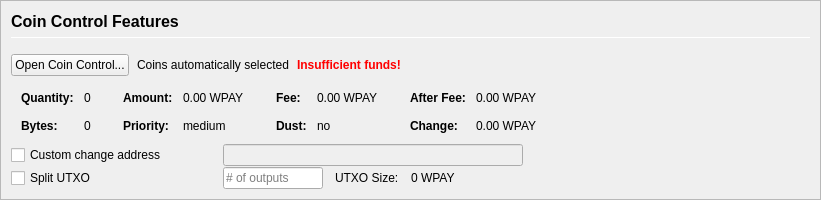
         <widget class="QFrame" name="frameCoinControl">
          <property name="sizePolicy">
           <sizepolicy hsizetype="Expanding" vsizetype="Expanding">
            <horstretch>0</horstretch>
            <verstretch>0</verstretch>
           </sizepolicy>
          </property>
          <property name="maximumSize">
           <size>
            <width>16777215</width>
            <height>16777215</height>
           </size>
          </property>
          <property name="frameShape">
           <enum>QFrame::StyledPanel</enum>
          </property>
          <property name="frameShadow">
           <enum>QFrame::Sunken</enum>
          </property>
          <layout class="QVBoxLayout" name="verticalLayoutCoinControl2">
           <property name="spacing">
            <number>0</number>
           </property>
           <property name="leftMargin">
            <number>0</number>
           </property>
           <property name="topMargin">
            <number>0</number>
           </property>
           <property name="rightMargin">
            <number>0</number>
           </property>
           <property name="bottomMargin">
            <number>0</number>
           </property>
           <item>
            <widget class="QFrame" name="frameCoinControl_BG">
             <layout class="QVBoxLayout" name="verticalLayoutCoinControl" stretch="0,0,0,0,0,0">
              <property name="spacing">
               <number>1</number>
              </property>
              <property name="leftMargin">
               <number>10</number>
              </property>
              <property name="topMargin">
               <number>10</number>
              </property>
              <item>
               <layout class="QHBoxLayout" name="horizontalLayoutCoinControl1">
                <property name="bottomMargin">
                 <number>15</number>
                </property>
                <item>
                 <layout class="QVBoxLayout" name="verticalLayout_3">
                  <property name="spacing">
                   <number>6</number>
                  </property>
                  <item>
                   <widget class="QLabel" name="labelCoinControlFeatures">
                    <property name="sizePolicy">
                     <sizepolicy hsizetype="Preferred" vsizetype="Maximum">
                      <horstretch>0</horstretch>
                      <verstretch>0</verstretch>
                     </sizepolicy>
                    </property>
                    <property name="minimumSize">
                     <size>
                      <width>0</width>
                      <height>20</height>
                     </size>
                    </property>
                    <property name="font">
                     <font>
                      <pointsize>12</pointsize>
                      <weight>75</weight>
                      <bold>true</bold>
                     </font>
                    </property>
                    <property name="styleSheet">
                     <string notr="true">font-weight:bold;</string>
                    </property>
                    <property name="text">
                     <string>Coin Control Features</string>
                    </property>
                   </widget>
                  </item>
                  <item>
                   <widget class="Line" name="line">
                    <property name="minimumSize">
                     <size>
                      <width>0</width>
                      <height>1</height>
                     </size>
                    </property>
                    <property name="maximumSize">
                     <size>
                      <width>16777215</width>
                      <height>1</height>
                     </size>
                    </property>
                    <property name="orientation">
                     <enum>Qt::Horizontal</enum>
                    </property>
                   </widget>
                  </item>
                 </layout>
                </item>
               </layout>
              </item>
              <item>
               <layout class="QHBoxLayout" name="horizontalLayoutCoinControl2" stretch="0,0,0,0">
                <property name="spacing">
                 <number>8</number>
                </property>
                <property name="bottomMargin">
                 <number>10</number>
                </property>
                <item>
                 <widget class="QPushButton" name="pushButtonCoinControl">
                  <property name="styleSheet">
                   <string notr="true"/>
                  </property>
                  <property name="text">
                   <string>Open Coin Control...</string>
                  </property>
                  <property name="autoDefault">
                   <bool>false</bool>
                  </property>
                 </widget>
                </item>
                <item>
                 <widget class="QLabel" name="labelCoinControlAutomaticallySelected">
                  <property name="text">
                   <string>Coins automatically selected</string>
                  </property>
                  <property name="margin">
                   <number>5</number>
                  </property>
                 </widget>
                </item>
                <item>
                 <widget class="QLabel" name="labelCoinControlInsuffFunds">
                  <property name="font">
                   <font>
                    <weight>75</weight>
                    <bold>true</bold>
                   </font>
                  </property>
                  <property name="styleSheet">
                   <string notr="true">color:red;font-weight:bold;</string>
                  </property>
                  <property name="text">
                   <string>Insufficient funds!</string>
                  </property>
                  <property name="margin">
                   <number>5</number>
                  </property>
                 </widget>
                </item>
                <item>
                 <spacer name="horizontalSpacerCoinControl">
                  <property name="orientation">
                   <enum>Qt::Horizontal</enum>
                  </property>
                  <property name="sizeHint" stdset="0">
                   <size>
                    <width>40</width>
                    <height>1</height>
                   </size>
                  </property>
                 </spacer>
                </item>
               </layout>
              </item>
              <item>
               <widget class="QWidget" name="widgetCoinControl" native="true">
                <property name="sizePolicy">
                 <sizepolicy hsizetype="Preferred" vsizetype="Preferred">
                  <horstretch>0</horstretch>
                  <verstretch>0</verstretch>
                 </sizepolicy>
                </property>
                <property name="minimumSize">
                 <size>
                  <width>0</width>
                  <height>0</height>
                 </size>
                </property>
                <property name="styleSheet">
                 <string notr="true"/>
                </property>
                <layout class="QHBoxLayout" name="horizontalLayoutCoinControl5">
                 <property name="leftMargin">
                  <number>0</number>
                 </property>
                 <property name="topMargin">
                  <number>0</number>
                 </property>
                 <property name="rightMargin">
                  <number>0</number>
                 </property>
                 <property name="bottomMargin">
                  <number>0</number>
                 </property>
                 <item>
                  <layout class="QHBoxLayout" name="horizontalLayoutCoinControl3" stretch="0,0,0,1">
                   <property name="spacing">
                    <number>20</number>
                   </property>
                   <property name="topMargin">
                    <number>0</number>
                   </property>
                   <property name="bottomMargin">
                    <number>10</number>
                   </property>
                   <item>
                    <layout class="QFormLayout" name="formLayoutCoinControl1">
                     <property name="horizontalSpacing">
                      <number>10</number>
                     </property>
                     <property name="verticalSpacing">
                      <number>14</number>
                     </property>
                     <property name="leftMargin">
                      <number>10</number>
                     </property>
                     <property name="topMargin">
                      <number>4</number>
                     </property>
                     <property name="rightMargin">
                      <number>6</number>
                     </property>
                     <item row="0" column="0">
                      <widget class="QLabel" name="labelCoinControlQuantityText">
                       <property name="font">
                        <font>
                         <weight>75</weight>
                         <bold>true</bold>
                        </font>
                       </property>
                       <property name="text">
                        <string>Quantity:</string>
                       </property>
                       <property name="margin">
                        <number>0</number>
                       </property>
                      </widget>
                     </item>
                     <item row="0" column="1">
                      <widget class="QLabel" name="labelCoinControlQuantity">
                       <property name="cursor">
                        <cursorShape>IBeamCursor</cursorShape>
                       </property>
                       <property name="contextMenuPolicy">
                        <enum>Qt::ActionsContextMenu</enum>
                       </property>
                       <property name="text">
                        <string notr="true">0</string>
                       </property>
                       <property name="margin">
                        <number>0</number>
                       </property>
                       <property name="textInteractionFlags">
                        <set>Qt::LinksAccessibleByMouse|Qt::TextSelectableByKeyboard|Qt::TextSelectableByMouse</set>
                       </property>
                      </widget>
                     </item>
                     <item row="1" column="0">
                      <widget class="QLabel" name="labelCoinControlBytesText">
                       <property name="font">
                        <font>
                         <weight>75</weight>
                         <bold>true</bold>
                        </font>
                       </property>
                       <property name="text">
                        <string>Bytes:</string>
                       </property>
                      </widget>
                     </item>
                     <item row="1" column="1">
                      <widget class="QLabel" name="labelCoinControlBytes">
                       <property name="cursor">
                        <cursorShape>IBeamCursor</cursorShape>
                       </property>
                       <property name="contextMenuPolicy">
                        <enum>Qt::ActionsContextMenu</enum>
                       </property>
                       <property name="text">
                        <string notr="true">0</string>
                       </property>
                       <property name="textInteractionFlags">
                        <set>Qt::LinksAccessibleByMouse|Qt::TextSelectableByKeyboard|Qt::TextSelectableByMouse</set>
                       </property>
                      </widget>
                     </item>
                    </layout>
                   </item>
                   <item>
                    <layout class="QFormLayout" name="formLayoutCoinControl2">
                     <property name="horizontalSpacing">
                      <number>10</number>
                     </property>
                     <property name="verticalSpacing">
                      <number>14</number>
                     </property>
                     <property name="leftMargin">
                      <number>6</number>
                     </property>
                     <property name="topMargin">
                      <number>4</number>
                     </property>
                     <property name="rightMargin">
                      <number>6</number>
                     </property>
                     <item row="0" column="0">
                      <widget class="QLabel" name="labelCoinControlAmountText">
                       <property name="font">
                        <font>
                         <weight>75</weight>
                         <bold>true</bold>
                        </font>
                       </property>
                       <property name="text">
                        <string>Amount:</string>
                       </property>
                       <property name="margin">
                        <number>0</number>
                       </property>
                      </widget>
                     </item>
                     <item row="0" column="1">
                      <widget class="QLabel" name="labelCoinControlAmount">
                       <property name="cursor">
                        <cursorShape>IBeamCursor</cursorShape>
                       </property>
                       <property name="contextMenuPolicy">
                        <enum>Qt::ActionsContextMenu</enum>
                       </property>
                       <property name="text">
                        <string notr="true">0.00 WPAY</string>
                       </property>
                       <property name="textInteractionFlags">
                        <set>Qt::LinksAccessibleByMouse|Qt::TextSelectableByKeyboard|Qt::TextSelectableByMouse</set>
                       </property>
                      </widget>
                     </item>
                     <item row="1" column="0">
                      <widget class="QLabel" name="labelCoinControlPriorityText">
                       <property name="font">
                        <font>
                         <weight>75</weight>
                         <bold>true</bold>
                        </font>
                       </property>
                       <property name="text">
                        <string>Priority:</string>
                       </property>
                      </widget>
                     </item>
                     <item row="1" column="1">
                      <widget class="QLabel" name="labelCoinControlPriority">
                       <property name="cursor">
                        <cursorShape>IBeamCursor</cursorShape>
                       </property>
                       <property name="contextMenuPolicy">
                        <enum>Qt::ActionsContextMenu</enum>
                       </property>
                       <property name="text">
                        <string>medium</string>
                       </property>
                       <property name="textInteractionFlags">
                        <set>Qt::LinksAccessibleByMouse|Qt::TextSelectableByKeyboard|Qt::TextSelectableByMouse</set>
                       </property>
                      </widget>
                     </item>
                    </layout>
                   </item>
                   <item>
                    <layout class="QFormLayout" name="formLayoutCoinControl3">
                     <property name="horizontalSpacing">
                      <number>10</number>
                     </property>
                     <property name="verticalSpacing">
                      <number>14</number>
                     </property>
                     <property name="leftMargin">
                      <number>6</number>
                     </property>
                     <property name="topMargin">
                      <number>4</number>
                     </property>
                     <property name="rightMargin">
                      <number>6</number>
                     </property>
                     <item row="0" column="0">
                      <widget class="QLabel" name="labelCoinControlFeeText">
                       <property name="font">
                        <font>
                         <weight>75</weight>
                         <bold>true</bold>
                        </font>
                       </property>
                       <property name="text">
                        <string>Fee:</string>
                       </property>
                       <property name="margin">
                        <number>0</number>
                       </property>
                      </widget>
                     </item>
                     <item row="0" column="1">
                      <widget class="QLabel" name="labelCoinControlFee">
                       <property name="cursor">
                        <cursorShape>IBeamCursor</cursorShape>
                       </property>
                       <property name="contextMenuPolicy">
                        <enum>Qt::ActionsContextMenu</enum>
                       </property>
                       <property name="text">
                        <string notr="true">0.00 WPAY</string>
                       </property>
                       <property name="textInteractionFlags">
                        <set>Qt::LinksAccessibleByMouse|Qt::TextSelectableByKeyboard|Qt::TextSelectableByMouse</set>
                       </property>
                      </widget>
                     </item>
                     <item row="1" column="0">
                      <widget class="QLabel" name="labelCoinControlLowOutputText">
                       <property name="font">
                        <font>
                         <weight>75</weight>
                         <bold>true</bold>
                        </font>
                       </property>
                       <property name="text">
                        <string>Dust:</string>
                       </property>
                      </widget>
                     </item>
                     <item row="1" column="1">
                      <widget class="QLabel" name="labelCoinControlLowOutput">
                       <property name="cursor">
                        <cursorShape>IBeamCursor</cursorShape>
                       </property>
                       <property name="contextMenuPolicy">
                        <enum>Qt::ActionsContextMenu</enum>
                       </property>
                       <property name="text">
                        <string>no</string>
                       </property>
                       <property name="textInteractionFlags">
                        <set>Qt::LinksAccessibleByMouse|Qt::TextSelectableByKeyboard|Qt::TextSelectableByMouse</set>
                       </property>
                      </widget>
                     </item>
                    </layout>
                   </item>
                   <item>
                    <layout class="QFormLayout" name="formLayoutCoinControl4">
                     <property name="horizontalSpacing">
                      <number>10</number>
                     </property>
                     <property name="verticalSpacing">
                      <number>14</number>
                     </property>
                     <property name="leftMargin">
                      <number>6</number>
                     </property>
                     <property name="topMargin">
                      <number>4</number>
                     </property>
                     <property name="rightMargin">
                      <number>6</number>
                     </property>
                     <item row="0" column="0">
                      <widget class="QLabel" name="labelCoinControlAfterFeeText">
                       <property name="font">
                        <font>
                         <weight>75</weight>
                         <bold>true</bold>
                        </font>
                       </property>
                       <property name="text">
                        <string>After Fee:</string>
                       </property>
                       <property name="margin">
                        <number>0</number>
                       </property>
                      </widget>
                     </item>
                     <item row="0" column="1">
                      <widget class="QLabel" name="labelCoinControlAfterFee">
                       <property name="cursor">
                        <cursorShape>IBeamCursor</cursorShape>
                       </property>
                       <property name="contextMenuPolicy">
                        <enum>Qt::ActionsContextMenu</enum>
                       </property>
                       <property name="text">
                        <string notr="true">0.00 WPAY</string>
                       </property>
                       <property name="textInteractionFlags">
                        <set>Qt::LinksAccessibleByMouse|Qt::TextSelectableByKeyboard|Qt::TextSelectableByMouse</set>
                       </property>
                      </widget>
                     </item>
                     <item row="1" column="0">
                      <widget class="QLabel" name="labelCoinControlChangeText">
                       <property name="font">
                        <font>
                         <weight>75</weight>
                         <bold>true</bold>
                        </font>
                       </property>
                       <property name="text">
                        <string>Change:</string>
                       </property>
                      </widget>
                     </item>
                     <item row="1" column="1">
                      <widget class="QLabel" name="labelCoinControlChange">
                       <property name="cursor">
                        <cursorShape>IBeamCursor</cursorShape>
                       </property>
                       <property name="contextMenuPolicy">
                        <enum>Qt::ActionsContextMenu</enum>
                       </property>
                       <property name="text">
                        <string notr="true">0.00 WPAY</string>
                       </property>
                       <property name="textInteractionFlags">
                        <set>Qt::LinksAccessibleByMouse|Qt::TextSelectableByKeyboard|Qt::TextSelectableByMouse</set>
                       </property>
                      </widget>
                     </item>
                    </layout>
                   </item>
                  </layout>
                 </item>
                </layout>
               </widget>
              </item>
              <item>
               <layout class="QHBoxLayout" name="horizontalLayoutCoinControl4">
                <property name="spacing">
                 <number>12</number>
                </property>
                <property name="sizeConstraint">
                 <enum>QLayout::SetDefaultConstraint</enum>
                </property>
                <property name="topMargin">
                 <number>0</number>
                </property>
                <property name="rightMargin">
                 <number>0</number>
                </property>
                <item>
                 <widget class="QCheckBox" name="checkBoxCoinControlChange">
                  <property name="sizePolicy">
                   <sizepolicy hsizetype="Preferred" vsizetype="Preferred">
                    <horstretch>0</horstretch>
                    <verstretch>0</verstretch>
                   </sizepolicy>
                  </property>
                  <property name="minimumSize">
                   <size>
                    <width>200</width>
                    <height>0</height>
                   </size>
                  </property>
                  <property name="maximumSize">
                   <size>
                    <width>200</width>
                    <height>16777215</height>
                   </size>
                  </property>
                  <property name="toolTip">
                   <string>If this is activated, but the change address is empty or invalid, change will be sent to a newly generated address.</string>
                  </property>
                  <property name="text">
                   <string>Custom change address</string>
                  </property>
                 </widget>
                </item>
                <item>
                 <widget class="QValidatedLineEdit" name="lineEditCoinControlChange">
                  <property name="enabled">
                   <bool>false</bool>
                  </property>
                  <property name="sizePolicy">
                   <sizepolicy hsizetype="Preferred" vsizetype="Preferred">
                    <horstretch>0</horstretch>
                    <verstretch>0</verstretch>
                   </sizepolicy>
                  </property>
                  <property name="minimumSize">
                   <size>
                    <width>300</width>
                    <height>0</height>
                   </size>
                  </property>
                 </widget>
                </item>
                <item>
                 <widget class="QLabel" name="labelCoinControlChangeLabel">
                  <property name="sizePolicy">
                   <sizepolicy hsizetype="Preferred" vsizetype="Preferred">
                    <horstretch>0</horstretch>
                    <verstretch>0</verstretch>
                   </sizepolicy>
                  </property>
                  <property name="minimumSize">
                   <size>
                    <width>100</width>
                    <height>0</height>
                   </size>
                  </property>
                  <property name="text">
                   <string/>
                  </property>
                  <property name="margin">
                   <number>3</number>
                  </property>
                 </widget>
                </item>
               </layout>
              </item>
              <item>
               <layout class="QHBoxLayout" name="horizontalLayoutCoinControl6">
                <property name="spacing">
                 <number>12</number>
                </property>
                <property name="rightMargin">
                 <number>0</number>
                </property>
                <item>
                 <widget class="QCheckBox" name="splitBlockCheckBox">
                  <property name="sizePolicy">
                   <sizepolicy hsizetype="Preferred" vsizetype="Preferred">
                    <horstretch>0</horstretch>
                    <verstretch>0</verstretch>
                   </sizepolicy>
                  </property>
                  <property name="minimumSize">
                   <size>
                    <width>200</width>
                    <height>0</height>
                   </size>
                  </property>
                  <property name="maximumSize">
                   <size>
                    <width>200</width>
                    <height>16777215</height>
                   </size>
                  </property>
                  <property name="text">
                   <string>Split UTXO</string>
                  </property>
                 </widget>
                </item>
                <item>
                 <widget class="QLineEdit" name="splitBlockLineEdit">
                  <property name="sizePolicy">
                   <sizepolicy hsizetype="Preferred" vsizetype="Preferred">
                    <horstretch>50</horstretch>
                    <verstretch>0</verstretch>
                   </sizepolicy>
                  </property>
                  <property name="minimumSize">
                   <size>
                    <width>100</width>
                    <height>0</height>
                   </size>
                  </property>
                  <property name="maximumSize">
                   <size>
                    <width>100</width>
                    <height>16777215</height>
                   </size>
                  </property>
                  <property name="placeholderText">
                   <string># of outputs</string>
                  </property>
                 </widget>
                </item>
                <item>
                 <widget class="QLabel" name="labelBlockSizeText">
                  <property name="text">
                   <string>UTXO Size:</string>
                  </property>
                 </widget>
                </item>
                <item>
                 <widget class="QLabel" name="labelBlockSize">
                  <property name="text">
                   <string>0 WPAY</string>
                  </property>
                 </widget>
                </item>
                <item>
                 <spacer name="horizontalSpacer_7">
                  <property name="orientation">
                   <enum>Qt::Horizontal</enum>
                  </property>
                  <property name="sizeHint" stdset="0">
                   <size>
                    <width>40</width>
                    <height>20</height>
                   </size>
                  </property>
                 </spacer>
                </item>
               </layout>
              </item>
              <item>
               <spacer name="verticalSpacerCoinControl">
                <property name="orientation">
                 <enum>Qt::Vertical</enum>
                </property>
                <property name="sizeHint" stdset="0">
                 <size>
                  <width>800</width>
                  <height>1</height>
                 </size>
                </property>
               </spacer>
              </item>
             </layout>
            </widget>
           </item>
          </layout>
         </widget>
